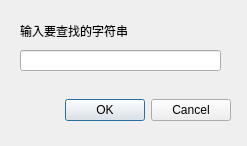
<?xml version="1.0" encoding="UTF-8"?>
<ui version="4.0">
 <class>d_find</class>
 <widget class="QDialog" name="d_find">
  <property name="geometry">
   <rect>
    <x>0</x>
    <y>0</y>
    <width>247</width>
    <height>146</height>
   </rect>
  </property>
  <property name="windowTitle">
   <string>Dialog</string>
  </property>
  <widget class="QDialogButtonBox" name="buttonBox">
   <property name="geometry">
    <rect>
     <x>10</x>
     <y>90</y>
     <width>221</width>
     <height>41</height>
    </rect>
   </property>
   <property name="orientation">
    <enum>Qt::Horizontal</enum>
   </property>
   <property name="standardButtons">
    <set>QDialogButtonBox::Cancel|QDialogButtonBox::Ok</set>
   </property>
  </widget>
  <widget class="QLabel" name="label">
   <property name="geometry">
    <rect>
     <x>20</x>
     <y>20</y>
     <width>201</width>
     <height>21</height>
    </rect>
   </property>
   <property name="text">
    <string>输入要查找的字符串</string>
   </property>
  </widget>
  <widget class="QLineEdit" name="lineEdit">
   <property name="geometry">
    <rect>
     <x>20</x>
     <y>50</y>
     <width>201</width>
     <height>21</height>
    </rect>
   </property>
  </widget>
 </widget>
 <resources/>
 <connections>
  <connection>
   <sender>buttonBox</sender>
   <signal>accepted()</signal>
   <receiver>d_find</receiver>
   <slot>accept()</slot>
   <hints>
    <hint type="sourcelabel">
     <x>248</x>
     <y>254</y>
    </hint>
    <hint type="destinationlabel">
     <x>157</x>
     <y>274</y>
    </hint>
   </hints>
  </connection>
  <connection>
   <sender>buttonBox</sender>
   <signal>rejected()</signal>
   <receiver>d_find</receiver>
   <slot>reject()</slot>
   <hints>
    <hint type="sourcelabel">
     <x>316</x>
     <y>260</y>
    </hint>
    <hint type="destinationlabel">
     <x>286</x>
     <y>274</y>
    </hint>
   </hints>
  </connection>
 </connections>
</ui>
